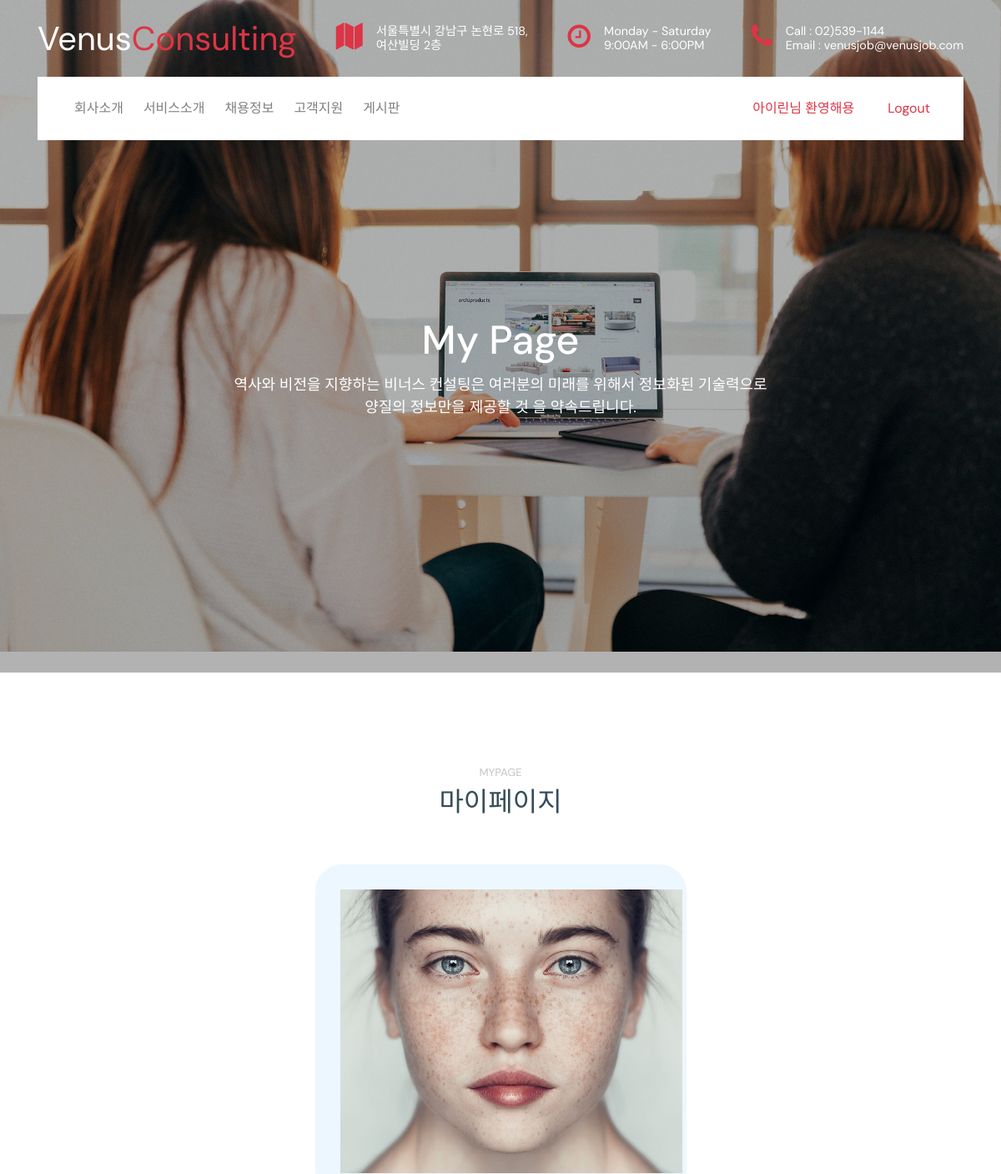
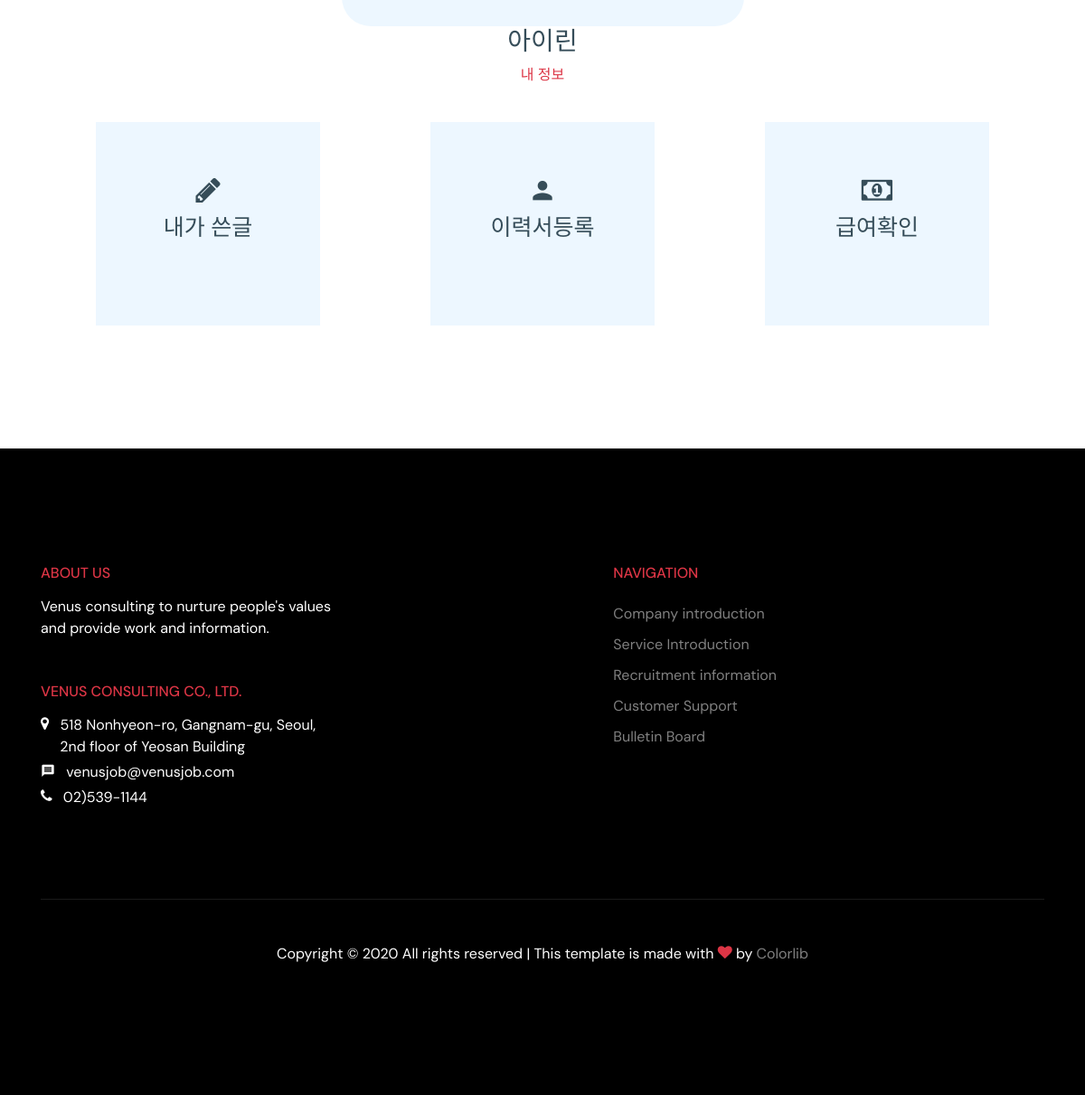
The page /show-mypage.php (signed in) on the database its author committed (2 pictures, top to bottom).
### tables this page shows
CREATE TABLE IF NOT EXISTS `member` (
  `memberId` varchar(50) NOT NULL,
  `password` varchar(50) DEFAULT NULL,
  `name` varchar(50) DEFAULT NULL,
  `email` varchar(50) DEFAULT NULL,
  `birthDate` date DEFAULT NULL,
  `phone` varchar(50) DEFAULT NULL,
  `address` varchar(50) DEFAULT '//',
  `profileImg` varchar(50) DEFAULT NULL,
  `hopeArea` varchar(50) DEFAULT NULL,
  `hopeField` varchar(50) DEFAULT NULL,
  PRIMARY KEY (`memberId`)
);

### session.php (called while the page is built, shortened)
<?php
    if(isset($_SESSION["id"])){
        $loginId=$_SESSION["id"];
    }
    else{
        $loginId=null;
    }
?>

### db/member/getMember.php (called while the page is built, shortened)
<?php
function getMemberById($id){
    include $_SERVER['DOCUMENT_ROOT'].'/venus/db/dbcon.php';
    $stmt = $con-> prepare('SELECT * FROM member WHERE memberId=:id');
    $stmt->bindParam(':id',$id);
    $stmt -> execute();
    $result = $stmt -> fetchAll(PDO:: FETCH_ASSOC);
    return $result[0];
}
?>

### show-mypage.php (the view)
<?php
    include_once('header.php');
    include_once 'db/member/getMember.php';
    $member = getMemberById($loginId);
?>
        <div class="ftco-blocks-cover-1 ">
            <div class="site-section-cover overlay " data-stellar-background-ratio="0.5 " style="background-image: url('static/img/hero_1.jpg') ">
                <div class="container ">
                    <div class="row align-items-center justify-content-center text-center ">
                        <div class="col-md-8 mt-5 pt-5 ">
                            <h1 class="mb-3 ">My Page</h1>
                            <p>역사와 비전을 지향하는 비너스 컨설팅은 여러분의 미래를 위해서 정보화된 기술력으로</br> 양질의 정보만을 제공할 것 을 약속드립니다.</p>
                        </div>
                    </div>
                </div>
            </div>
        </div>
        <div class="site-section ">
            <div class="container ">
                <div class="row justify-content-center text-center ">
                    <div class="col-md-7 mb-5 ">
                        <h5 class="subtitle ">MyPage</h5>
                        <h2>마이페이지</h2>
                    </div>
                </div>
                <div class="row justify-content-center text-center">
                <div class="col-md-6 col-lg-5 mb-4 mb-lg-4  ">
                    <div class="feature-1 " style="height:400px; border-radius:2rem;" >
                    <img src="<?php echo $member['profileImg']?>" style=" height:100%;">
                    </div>
                        <h3><?php echo $member['name'] ?></h3>
                        <p><a href="#">내 정보</a></p>
                </div>
                </div>
                <div class="row ml-auto mr-auto">
                    <div class="col-md-6 col-lg-3 mb-4 mb-lg-4 ml-auto mr-auto">
                        <div class="feature-1 " style="height:225px; text-align:center;">
                        <div class="mt-4">
                            <span class="wrap-icon ">
                            <span class="icon-pencil"></span>
                            </span>
                            <h3  style="font-size:25px;">내가 쓴글</h3>
                        </div>
                        </div>
                    </div>
                    <div class="col-md-6 col-lg-3 mb-4 mb-lg-3 ml-auto mr-auto">
                        <div class="feature-1 " style="height:225px;text-align:center; ">
                        <div class="mt-4">
                            <span class="wrap-icon ">
                            <span class="icon-person "></span>
                            </span>
                            <h3 style="font-size:25px;">이력서등록</h3>
                            </div>
                        </div>
                    </div>
                    <div class="col-md-6 col-lg-3 mb-4 mb-lg-3 ml-auto mr-auto">
                        <div class="feature-1 " style="height:225px;text-align:center;">
                        <div class="mt-4">
                            <span class="wrap-icon ">
                            <span class="icon-money "></span>
                            </span>
                            <h3 style="font-size:25px;">급여확인</h3>
                            </div>
                        </div>
                    </div>
                </div>
            </div>
        </div>
<?php
    include_once('footer.php');
?>

### header.php (shortened to what this page needs)
<?php
include_once "session.php";
include_once "db/member/getMember.php";
?>
<!doctype html>
<html lang="en">
<head>
    <link rel="stylesheet" href="static/css/origin/style.css">
    <link rel="stylesheet" href="static/fonts/icomoon/style.css">
    <link rel="stylesheet" href="static/css/origin/bootstrap.min.css">
    <link rel="stylesheet" href="static/css/origin/bootstrap-datepicker.css">
    <link rel="stylesheet" href="static/css/origin/jquery.fancybox.min.css">
    <link rel="stylesheet" href="static/css/origin/owl.carousel.min.css">
    <link rel="stylesheet" href="static/css/origin/owl.theme.default.min.css">
    <link rel="stylesheet" href="static/fonts/flaticon/font/flaticon.css">
    <link rel="stylesheet" href="static/css/origin/aos.css">
</head>
<body data-spy="scroll" data-target=".site-navbar-target" data-offset="300">
    <div class="site-wrap" id="home-section">
        <header id='header' class="site-navbar site-navbar-target" role="banner">
            <div class="container mb-3">
                <div class="d-flex align-items-center">
                    <div class="site-logo mr-auto">
                        <a href="index.php">Venus<span class="text-primary">Consulting</span></a>
                    </div>
                    <div class="site-quick-contact d-none d-lg-flex ml-auto ">
                        <div class="d-flex site-info align-items-center mr-5">
                            <span class="block-icon mr-3"><span class="icon-map"></span></span>
                            <span>서울특별시 강남구 논현로 518,<br />여산빌딩 2층</span>
                        </div>
                        <div class="d-flex site-info align-items-center mr-5">
                            <span class="block-icon mr-3"><span class="icon-clock-o"></span></span>
                            <span>Monday - Saturday<br />9:00AM - 6:00PM</span>
                        </div>
                        <div class="d-flex site-info align-items-center">
                            <span class="block-icon mr-3"><span class="icon-phone"></span></span>
                            <span>Call : 02)539-1144<br />Email : venusjob@venusjob.com</span>
                        </div>
                    </div>
                </div>
            </div>
            <div class="container">
                <div class="menu-wrap d-flex align-items-center" style="position:relative;">
                    <nav class="navbar navbar-expand-lg navbar-light">
                        <div class="collapse navbar-collapse" id="navbarSupportedContent">
                            <ul class="navbar-nav mr-auto">
                                <li class="nav-item dropdown mr-2">
                                    <a class="nav-link" href="./companyIntro.php" id="navbarDropdown" role="button"
                                        aria-haspopup="true" aria-expanded="false">
                                        회사소개
                                    </a>
                                </li>
                                <li class="nav-item dropdown mr-2">
                                    <a class="nav-link" href="./services.php" id="navbarDropdown" role="button"
                                        aria-haspopup="true" aria-expanded="false">
                                        서비스소개
                                    </a>
                                </li>
                                <li class="nav-item dropdown mr-2">
                                    <a class="nav-link" href="./job-info.php" id="navbarDropdown" role="button"
                                        data-toggle="dropdown" aria-haspopup="true" aria-expanded="false">
                                        채용정보
                                    </a>
                                </li>
                                <li class="nav-item dropdown mr-2">
                                    <a class="nav-link"  href="./customerSupport.php" id="navbarDropdown" role="button"
                                        aria-haspopup="true" aria-expanded="false">
                                        고객지원
                                    </a>
                                </li>
                                <li class="nav-item dropdown">
                                    <a class=" nav-link " href="./notice_board.php" id="navbarDropdown " role="button "
                                        aria-haspopup="true " aria-expanded="false ">
                                        게시판
                                    </a>
                                </li>
                            </ul>
                        </div>
                    </nav>
                    <div class="member-menu" style="display:inherit; position:absolute; right:0;">
                    <?php if($loginId)  {?>
                        <div class="nav-item dropdown mr-2">
                            <a class="nav-link" href="mypage-main.php" id="navbarDropdown" role="button"
                                aria-haspopup="true" aria-expanded="false">
                                <?php
                                    echo getMemberById($loginId)['name']."님 환영해용" ;
                                ?>
                            </a>
                        </div>
                        <div class="nav-item dropdown mr-4">
                            <a class="nav-link" href="logout.php">
                                Logout
                            </a>
                        </div>
                    </div>
                    <?php }
                            else{
                            echo "<div class='nav-item dropdown mr-4'><a href='login-regist.php'><span>LOGIN/REGIST</span></a></div>";
                            }
                        ?>
                </div>
            </div>
        </header>

### static/css/origin/style.css (style rules this page uses)
html { overflow-x: hidden; }
body { line-height: 1.7; color: #364d59 !important; font-weight: 300; font-size: 1rem; }
a { -webkit-transition: .3s all ease; -o-transition: .3s all ease; transition: .3s all ease; text-decoration: none; }
h1, h2, h3, h4, h5, .h1, .h2, .h3, .h4, .h5 { font-weight: 300; color: #364d59; }
.site-section { padding: 2.5em 0; }
@media (min-width: 768px) { .site-section { padding: 5em 0; } }
.select-wrap, .wrap-icon { position: relative; }
.site-navbar { margin-bottom: 0px; z-index: 1999; position: absolute; top: 0; width: 100%; padding: 1rem; }
.site-navbar .site-logo { margin: 0; padding: 0; font-size: 2.5rem; }
.site-navbar .site-logo a { color: #fff; }
.site-section-cover { position: relative; background-size: cover; background-repeat: no-repeat; background-position: center center; }
.site-section-cover, .site-section-cover .container { position: relative; z-index: 2; }
.site-section-cover, .site-section-cover .container>.row { padding: 9rem 0; }
.site-section-cover.overlay { position: relative; }
.site-section-cover.overlay:before { position: absolute; content: ""; top: 0; left: 0; right: 0; bottom: 0; background: rgba(0, 0, 0, 0.3); z-index: 1; }
.site-section-cover h1 { font-size: 3rem; color: #fff; line-height: 1; }
.site-section-cover p { font-size: 18px; color: #fff; }
.site-section { padding: 7rem 0; }
.site-info { line-height: 1.2; color: #fff; font-size: .9rem; }
.site-info .block-icon { font-size: 2rem; color: #dc3545; }
.menu-wrap { padding: 10px 20px; background: #fff; }
.subtitle { font-size: 13px; text-transform: uppercase; color: #ccc; }
.feature-1 { padding: 30px; background: #edf7ff; }
.feature-1 h3 { font-size: 18px; }
.feature-1 .wrap-icon { font-size: 2rem; }
html { font-family: "Noto Sans KR", sans-serif; }
body, ul, li { margin: 0; padding: 0; list-style: none; }
a { color: inherit; text-decoration: none; }
.row::after { content: ""; display: block; clear: both; }

### rows shown on the page
member: name "아이린", profileImg (picture)
